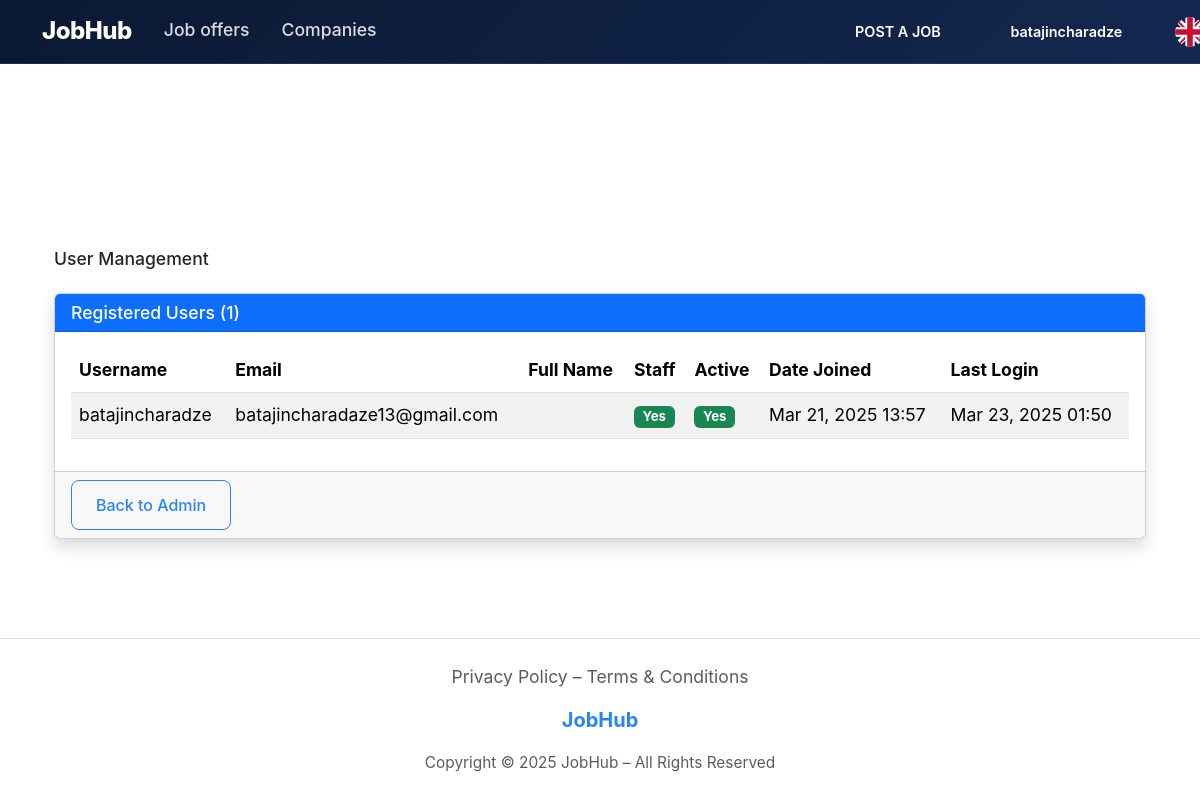
/en/manage/users/ (signed in), run on an earlier commit of the app's database.
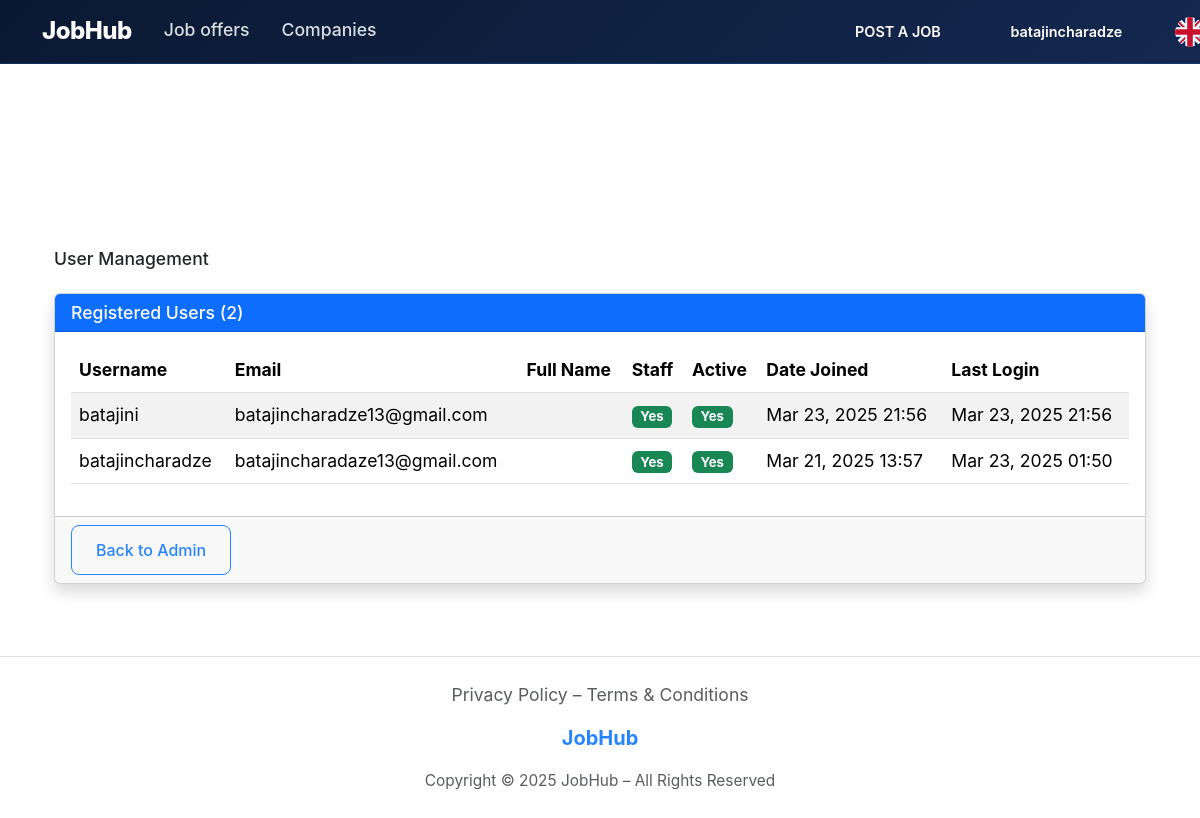
And on a later commit of the database.
### authentication/models.py (models this page shows)
class CustomUser(AbstractUser):
    email = models.EmailField(unique=True)
    full_name = models.CharField(max_length=255)
    created_at = models.DateTimeField(auto_now_add=True)
    updated_at = models.DateTimeField(auto_now=True)

### authentication/views.py (the view)
# urls.py: path('manage/users/', views.user_list, name='user_list'),
@staff_member_required
def user_list(request):
    users = CustomUser.objects.all().order_by('-date_joined')
    return render(request, 'authentication/user_list.html', {'users': users})

### jobhub/context_processors.py (called while the page is built)
def languages_processor(request):
    return {
        'languages': settings.LANGUAGES,
    }

### templates/authentication/user_list.html (shortened to what this page needs)
{% extends 'base.html' %}
{% load static %}
{% block content %}
<div class="container mt-5 pt-5">
    <div class="row">
        <div class="col-12">
            <h1 class="mb-4">User Management</h1>
            <div class="card shadow">
                <div class="card-header bg-primary text-white">
                    <h5 class="mb-0">Registered Users ({{ users.count }})</h5>
                </div>
                <div class="card-body">
                    <div class="table-responsive">
                        <table class="table table-striped table-hover">
                            <thead>
                                <tr>
                                    <th>Username</th>
                                    <th>Email</th>
                                    <th>Full Name</th>
                                    <th>Staff</th>
                                    <th>Active</th>
                                    <th>Date Joined</th>
                                    <th>Last Login</th>
                                </tr>
                            </thead>
                            <tbody>
                                {% for user in users %}
                                <tr>
                                    <td>{{ user.username }}</td>
                                    <td>{{ user.email }}</td>
                                    <td>{{ user.full_name }}</td>
                                    <td>{% if user.is_staff %}<span class="badge bg-success">Yes</span>{% else %}<span class="badge bg-secondary">No</span>{% endif %}</td>
                                    <td>{% if user.is_active %}<span class="badge bg-success">Yes</span>{% else %}<span class="badge bg-danger">No</span>{% endif %}</td>
                                    <td>{{ user.date_joined|date:"M d, Y H:i" }}</td>
                                    <td>{{ user.last_login|date:"M d, Y H:i"|default:"Never" }}</td>
                                </tr>
                                {% empty %}
                                <tr>
                                    <td colspan="7" class="text-center">No users found</td>
                                </tr>
                                {% endfor %}
                            </tbody>
                        </table>
                    </div>
                </div>
                <div class="card-footer">
                    <a href="{% url 'admin:index' %}" class="btn btn-outline-primary">Back to Admin</a>
                </div>
            </div>
        </div>
    </div>
</div>
{% endblock %}

### templates/base.html (shortened to what the changed rows need)
{% load static %}
{% load django_bootstrap5 %}
{% load i18n %}
<!DOCTYPE html>
<html lang="{{ LANGUAGE_CODE }}" data-bs-theme="light">
<head>
    {% bootstrap_css %}
    <link rel="stylesheet" href="https://cdn.jsdelivr.net/npm/bootstrap-icons@1.11.3/font/bootstrap-icons.min.css">
    <link rel="stylesheet" href="{% static 'css/style.css' %}" />
    <link rel="stylesheet" href="{% static 'css/hero.css' %}" />
    <link rel="stylesheet" href="{% static 'css/salary-slider.css' %}?v=1.0" />
    <link rel="stylesheet" href="{% static 'css/filters.css' %}" />
</head>
<body>
    <div class="navbar navbar-expand-lg fixed-top">
        <div class="container">
            <div class="collapse navbar-collapse" id="navbarNav">
                <div class="d-flex align-items-center gap-3">
                    {% if not user.is_authenticated %}
                        <div class="dropdown dropdown-align-right">
                            <button class="btn-sign-in dropdown-toggle" id="authDropdown" data-bs-toggle="dropdown" aria-expanded="false">
                                <i class="bi bi-person-circle"></i>
                                <span>{% trans "LOG IN" %}</span>
                                <i class="bi bi-chevron-down ms-1"></i>
                            </button>
                            <div class="dropdown-menu dropdown-menu-end" aria-labelledby="authDropdown">
                                <div class="dropdown-header">{% trans "SIGN IN" %}</div>
                                <a class="dropdown-item" href="{% url 'authentication:login' %}?next={{ request.path }}&type=candidate">
                                    <i class="bi bi-person"></i>{% trans "Candidate" %}
                                </a>
                                <a class="dropdown-item" href="{% url 'authentication:login' %}?next={{ request.path }}&type=recruiter">
                                    <i class="bi bi-building"></i>{% trans "Recruiter" %}
                                </a>
                                <div class="dropdown-divider"></div>
                                <div class="dropdown-header">{% trans "SIGN UP" %}</div>
                                <a class="dropdown-item" href="{% url 'authentication:signup' %}?next={{ request.path }}&type=candidate">
                                    <i class="bi bi-person-plus"></i>{% trans "Candidate" %}
                                </a>
                                <a class="dropdown-item" href="{% url 'authentication:signup' %}?next={{ request.path }}&type=recruiter">
                                    <i class="bi bi-building-add"></i>{% trans "Recruiter" %}
                                </a>
                            </div>
                        </div>
                    {% else %}
                        <div class="dropdown dropdown-align-right">
                            <button class="btn-sign-in dropdown-toggle" id="userDropdown" data-bs-toggle="dropdown" aria-expanded="false">
                                <i class="bi bi-person-circle"></i>
                                <span>{{ user.username }}</span>
                                <i class="bi bi-chevron-down ms-1"></i>
                            </button>
                        </div>
                    {% endif %}
                </div>
            </div>
        </div>
    </div>
    <main class="container py-4">
        {% block content %}{% endblock %}
    </main>
</body>
</html>

What changed in the data, as far as the page shows it:
added CustomUser: username "batajini", email "batajincharadze13@gmail.com", is_staff "Yes", is_active "Yes", date_joined "Mar 23, 2025 21:56", last_login "Mar 23, 2025 21:56"
Also different on the page:
{{ users.count }}: "1" → "2"
